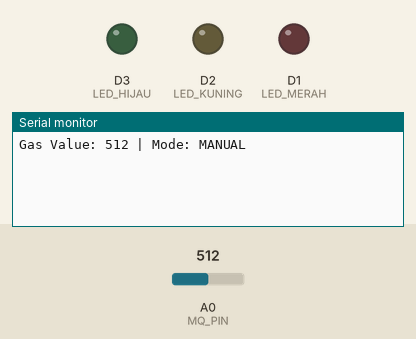
Recording of a sketch running on a simulated ESP8266 (NodeMCU). Parts: output pins drawn as LEDs (lit = HIGH), the last lines printed to the serial monitor. Inputs (shaded band) come from the test bench; at power-on: A0 (MQ_PIN) = 512. WiFi joins after 1.5 s; servers stay silent unless stated.

Above: at 1.9 s.
3.1 s: A0 (MQ_PIN) set to 411
At 3.8 s:
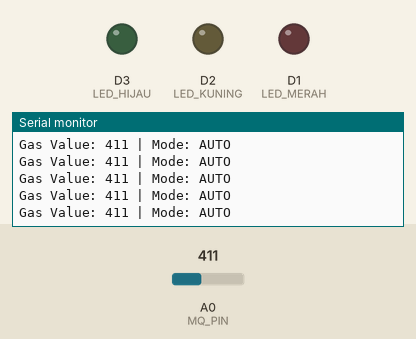
6.1 s: A0 (MQ_PIN) set to 389
At 6.7 s:
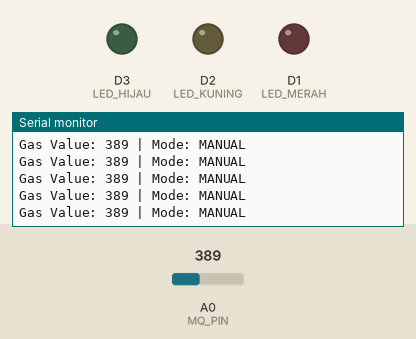
9.1 s: A0 (MQ_PIN) set to 410
At 9.9 s:
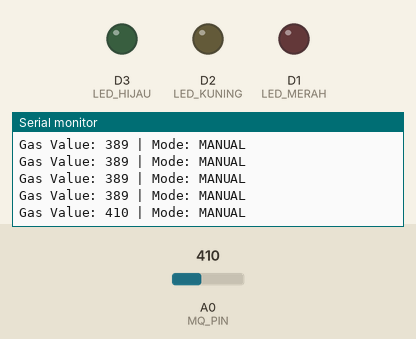
Timing chart, 0 to 10.2 s (numbered marks = the images above; inputs shaded):
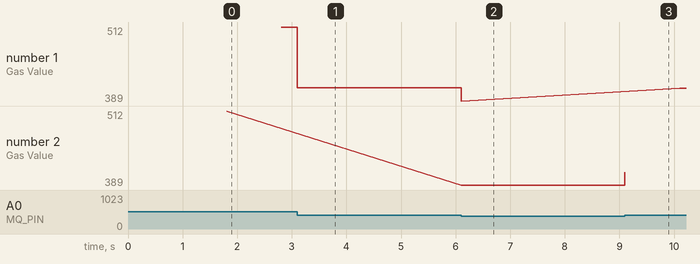

Measured:
- the behaviour switches between 401 and 400 on A0 (MQ_PIN) (found by bisection; images 1 and 2)
- after the input at 3.1 s, the serial monitor: prints a new line at once (image 1)
- after the input at 6.1 s, the serial monitor: prints a new line at once (image 2)
- after the input at 9.1 s, the serial monitor: prints a new line at once (image 3)
- plotted number 1: 512 → 411 after the input at 3.1 s, 411 → 389 after the input at 6.1 s, 389 → 410 after the input at 9.1 s
- plotted number 2: 512 → 389 after the input at 6.1 s, 389 → 410 after the input at 9.1 s

The sketch:

Posttest1-Pendeteksi-Kebocoran-Gas-Sederhana.ino
```cpp
#define BLYNK_TEMPLATE_ID "TMPL6RLLFeu_O"
#define BLYNK_TEMPLATE_NAME "Gas sensor"
#define BLYNK_AUTH_TOKEN "AVg8OCyxoX-KPbBFSGBziTYqfoKxNJ6R"

#include <ESP8266WiFi.h>
#include <BlynkSimpleEsp8266.h>

// WIFI
char ssid[] = "cruxx";
char pass[] = "siapatawu";

// PIN (AMAN UNTUK ESP8266)
#define LED_MERAH D1
#define LED_KUNING D2
#define LED_HIJAU D3
#define MQ_PIN A0

// MODE
bool modeOtomatis = false;

// STATE MANUAL (BLYNK)
bool ledHijauState = 0;
bool ledKuningState = 0;
bool ledMerahState = 0;

// BLINK SYSTEM (millis)
unsigned long previousMillis = 0;
unsigned long interval = 0;

int blinkCount = 0;
int maxBlink = 0;
bool ledState = LOW;
int currentLED = -1;

// =======================
// BLYNK CONTROL (MANUAL)
// =======================
BLYNK_WRITE(V0) { // HIJAU
  if (!modeOtomatis) {
    ledHijauState = param.asInt();
  }
}

BLYNK_WRITE(V1) { // KUNING
  if (!modeOtomatis) {
    ledKuningState = param.asInt();
  }
}

BLYNK_WRITE(V2) { // MERAH
  if (!modeOtomatis) {
    ledMerahState = param.asInt();
  }
}

// =======================
// SET BLINK
// =======================
void setBlink(int ledPin, int jumlah, int durasiTotal) {
  currentLED = ledPin;
  maxBlink = jumlah * 2;   // ON + OFF
  blinkCount = 0;
  interval = durasiTotal / maxBlink;
  previousMillis = millis();
  delay(1000);
}

// =======================
// HANDLE BLINK TANPA DELAY
// =======================
void handleBlink() {
  if (currentLED == -1) return;

  unsigned long currentMillis = millis();

  if (currentMillis - previousMillis >= interval) {
    previousMillis = currentMillis;

    ledState = !ledState;
    digitalWrite(currentLED, ledState);

    blinkCount++;

    if (blinkCount >= maxBlink) {
      digitalWrite(currentLED, LOW);
      currentLED = -1; // selesai
    }
  }
}

// =======================
// SETUP
// =======================
void setup() {
  Serial.begin(115200);

  pinMode(LED_MERAH, OUTPUT);
  pinMode(LED_KUNING, OUTPUT);
  pinMode(LED_HIJAU, OUTPUT);

  digitalWrite(LED_MERAH, LOW);
  digitalWrite(LED_KUNING, LOW);
  digitalWrite(LED_HIJAU, LOW);

  Blynk.begin(BLYNK_AUTH_TOKEN, ssid, pass);
}

// =======================
// LOOP
// =======================
void loop() {
  Blynk.run();


  int gasValue = analogRead(MQ_PIN);
  Blynk.virtualWrite(V3, gasValue);

  Serial.print("Gas Value: ");
  Serial.print(gasValue);
  Serial.print(" | Mode: ");
  Serial.println(modeOtomatis ? "AUTO" : "MANUAL");

  // =======================
  // DETEKSI MODE
  // =======================
  if (gasValue > 400) {
    modeOtomatis = true;
  } else {
    modeOtomatis = false;
  }

  // =======================
  // MODE OTOMATIS
  // =======================
  if (modeOtomatis) {

    // matikan semua dulu
    digitalWrite(LED_MERAH, LOW);
    digitalWrite(LED_KUNING, LOW);
    digitalWrite(LED_HIJAU, LOW);

    // set blink hanya jika belum berjalan
    if (currentLED == -1) {
      if (gasValue > 600) {
        // sangat tinggi
        setBlink(LED_MERAH, 70, 7000);
      }
      else if (gasValue > 500 && gasValue <= 600) {
        // sedang
        setBlink(LED_KUNING, 50, 5000);
      }
      else if (gasValue > 400 && gasValue <= 500) {
        // ringan
        setBlink(LED_HIJAU, 30, 3000);
      }
    }

    handleBlink();
  }

  // =======================
  // MODE MANUAL
  // =======================
  else {
    currentLED = -1; // stop blinking

    digitalWrite(LED_HIJAU, ledHijauState);
    digitalWrite(LED_KUNING, ledKuningState);
    digitalWrite(LED_MERAH, ledMerahState);
  }
}
```
